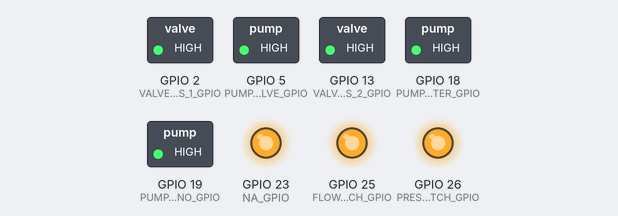
Simulated run of this sketch. Board: ESP32. On the bench: switched loads named in the sketch (green lamp = pin HIGH), output pins drawn as LEDs (lit = HIGH).

Above: at 15.0 s.
At 32.5 s:
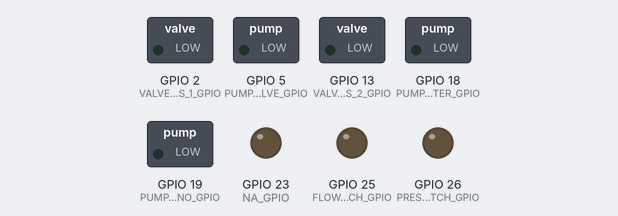
Timing chart, 0 to 45.5 s (numbered marks = the images above):
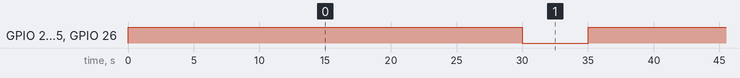

The sketch:

relay.ino
```cpp
#define PUMP_VALVE_GPIO 5
#define PUMP_BOOSTER_GPIO 18
#define PUMP_NANO_GPIO 19
#define NA_GPIO 23
#define FLOW_SWITCH_GPIO 25
#define PRESSURE_SWITCH_GPIO 26
#define VALVE_BYPASS_1_GPIO 2
#define VALVE_BYPASS_2_GPIO 13

void setup()
{
  pinMode(PUMP_VALVE_GPIO, OUTPUT);
  digitalWrite(PUMP_VALVE_GPIO, 0);
  pinMode(PUMP_BOOSTER_GPIO, OUTPUT);
  digitalWrite(PUMP_BOOSTER_GPIO, 0);
  pinMode(PUMP_NANO_GPIO, OUTPUT);
  digitalWrite(PUMP_NANO_GPIO, 0);
  pinMode(NA_GPIO, OUTPUT);
  digitalWrite(NA_GPIO, 0);
  pinMode(FLOW_SWITCH_GPIO, OUTPUT);
  digitalWrite(FLOW_SWITCH_GPIO, 0);
  pinMode(PRESSURE_SWITCH_GPIO, OUTPUT);
  digitalWrite(PRESSURE_SWITCH_GPIO, 0);
  pinMode(VALVE_BYPASS_1_GPIO, OUTPUT);
  digitalWrite(VALVE_BYPASS_1_GPIO, 0);
  pinMode(VALVE_BYPASS_2_GPIO, OUTPUT);
  digitalWrite(VALVE_BYPASS_2_GPIO, 0);
}

void loop()
{
  digitalWrite(PUMP_VALVE_GPIO, 1);
  digitalWrite(PUMP_BOOSTER_GPIO, 1);
  digitalWrite(PUMP_NANO_GPIO, 1);
  digitalWrite(NA_GPIO, 1);
  digitalWrite(FLOW_SWITCH_GPIO, 1);
  digitalWrite(PRESSURE_SWITCH_GPIO, 1);
  digitalWrite(VALVE_BYPASS_1_GPIO, 1);
  digitalWrite(VALVE_BYPASS_2_GPIO, 1);
  delay(30000);
  digitalWrite(PUMP_VALVE_GPIO, 0);
  digitalWrite(PUMP_BOOSTER_GPIO, 0);
  digitalWrite(PUMP_NANO_GPIO, 0);
  digitalWrite(NA_GPIO, 0);
  digitalWrite(FLOW_SWITCH_GPIO, 0);
  digitalWrite(PRESSURE_SWITCH_GPIO, 0);
  digitalWrite(VALVE_BYPASS_1_GPIO, 0);
  digitalWrite(VALVE_BYPASS_2_GPIO, 0);
  delay(5000);
}
```

Measured:
- by itself, GPIO 2 (VALVE_BYPASS_1_GPIO), GPIO 5 (PUMP_VALVE_GPIO), GPIO 13 (VALVE_BYPASS_2_GPIO), GPIO 18 (PUMP_BOOSTER_GPIO), GPIO 19 (PUMP_NANO_GPIO), GPIO 23 (NA_GPIO), GPIO 25 (FLOW_SWITCH_GPIO), GPIO 26 (PRESSURE_SWITCH_GPIO): alternates HIGH for 30.0 s and LOW for 5.0 s
